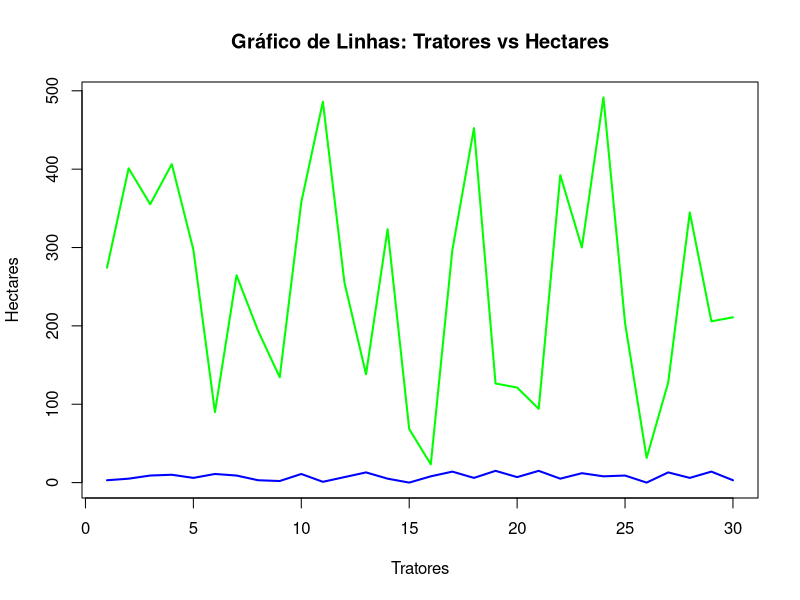
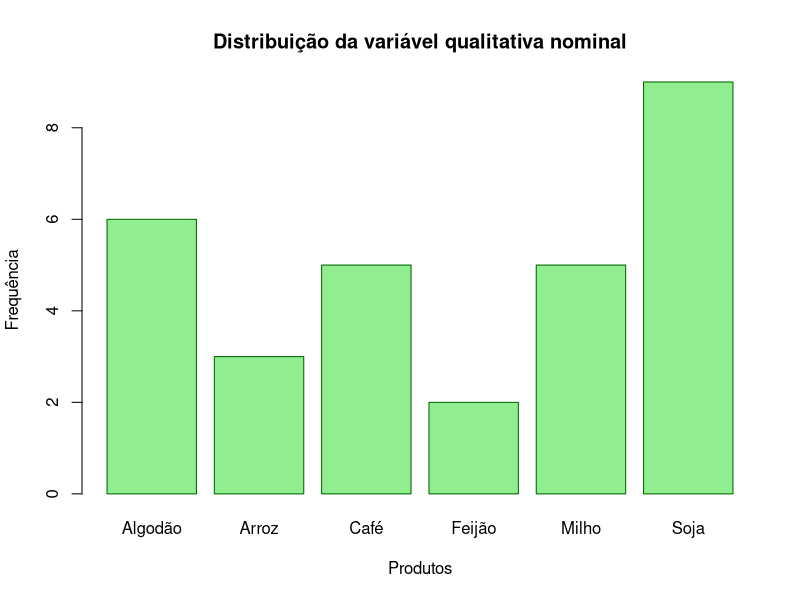

R code for these plots, in order:

#LeonardoNunesUrbano_565518_fase2_cap7
#ErickSouzaPereira_564996_fase2_cap7



hectares <- c(274.27, 401.06, 355.21, 406.42, 297.24, 89.92, 264.56, 193.59, 134.46, 357.75, 486.04, 255.23, 138.26, 323.34, 68.35, 23.33, 297.03, 452.37, 126.47, 121.26, 94.15, 392.32, 300.08, 491.57, 203.68, 31.53, 127.73, 344.72, 205.82, 210.95)
tratores <- c(3, 5, 9, 10, 6, 11, 9, 3, 2, 11, 1, 7, 13, 5, 0, 8, 14, 6, 15, 7, 15, 5, 12, 8, 9, 0, 13, 6, 14, 3)
# Calculando a Média:
media_hectares <- mean(hectares)

# Calculando a Mediana:
mediana_hectares <- median(hectares)

# Calculando a Moda: 
moda_hectares <- as.numeric(names(sort(table(hectares), decreasing = TRUE)[1]))

# Máximo:
máximo_hectares <- max(hectares)

#Mínimo:
mínimo_hectares <- min(hectares)

# Calculando a Amplitude:
amplitude_hectares <- diff(range(hectares)) 
                  
# Calculando a Variância:
variancia_hectares <- var(hectares)
                         
# Calculando o Desvio Padrão:
desvio_padrao_hectares <- sd(hectares)
                         
# Calculando o Coeficiente de Variação:
cv_hectares <- (sd(hectares)/mean(hectares))*100 
                         
# Calculando os Quartis:
quartis_hectares <- quantile(hectares, probs=c(0.25, 0.50, 0.75))
                         
# Calculando os Decis:
decis_hectares <- quantile(hectares, probs = seq(0.1, 0.9, by = 0.1))
                         
# Calculando os Centis:
centis_hectares <- quantile(hectares, probs = seq(0.01, 0.99, by = 0.01))

# Criar o gráfico da variável quantitativa:
plot(tratores, type = "l", col = "blue", lwd = 2,
     ylim = range(c(tratores, hectares)), 
     ylab = "Hectares", xlab = "Tratores", 
     main = "Gráfico de Linhas: Tratores vs Hectares")

#Adicionar a segunda linha (hectares):
lines(hectares, type = "l", col = "green", lwd = 2)




# Criar o gráfico da variável qualitativa:
cultura <- c("Café", "Soja", "Algodão", "Café", "Soja", "Milho", "Algodão", "Algodão", 
             "Soja", "Milho", "Soja", "Soja", "Algodão", "Soja", "Café", "Milho", "Algodão", 
             "Feijão", "Feijão", "Soja", "Café", "Arroz", "Arroz", "Arroz", "Soja", 
             "Soja", "Café", "Algodão", "Milho", "Milho")


barplot(table(cultura), main = "Distribuição da variável qualitativa nominal", 
        xlab = "Produtos", ylab = "Frequência", col = "lightgreen", border = "darkgreen")
